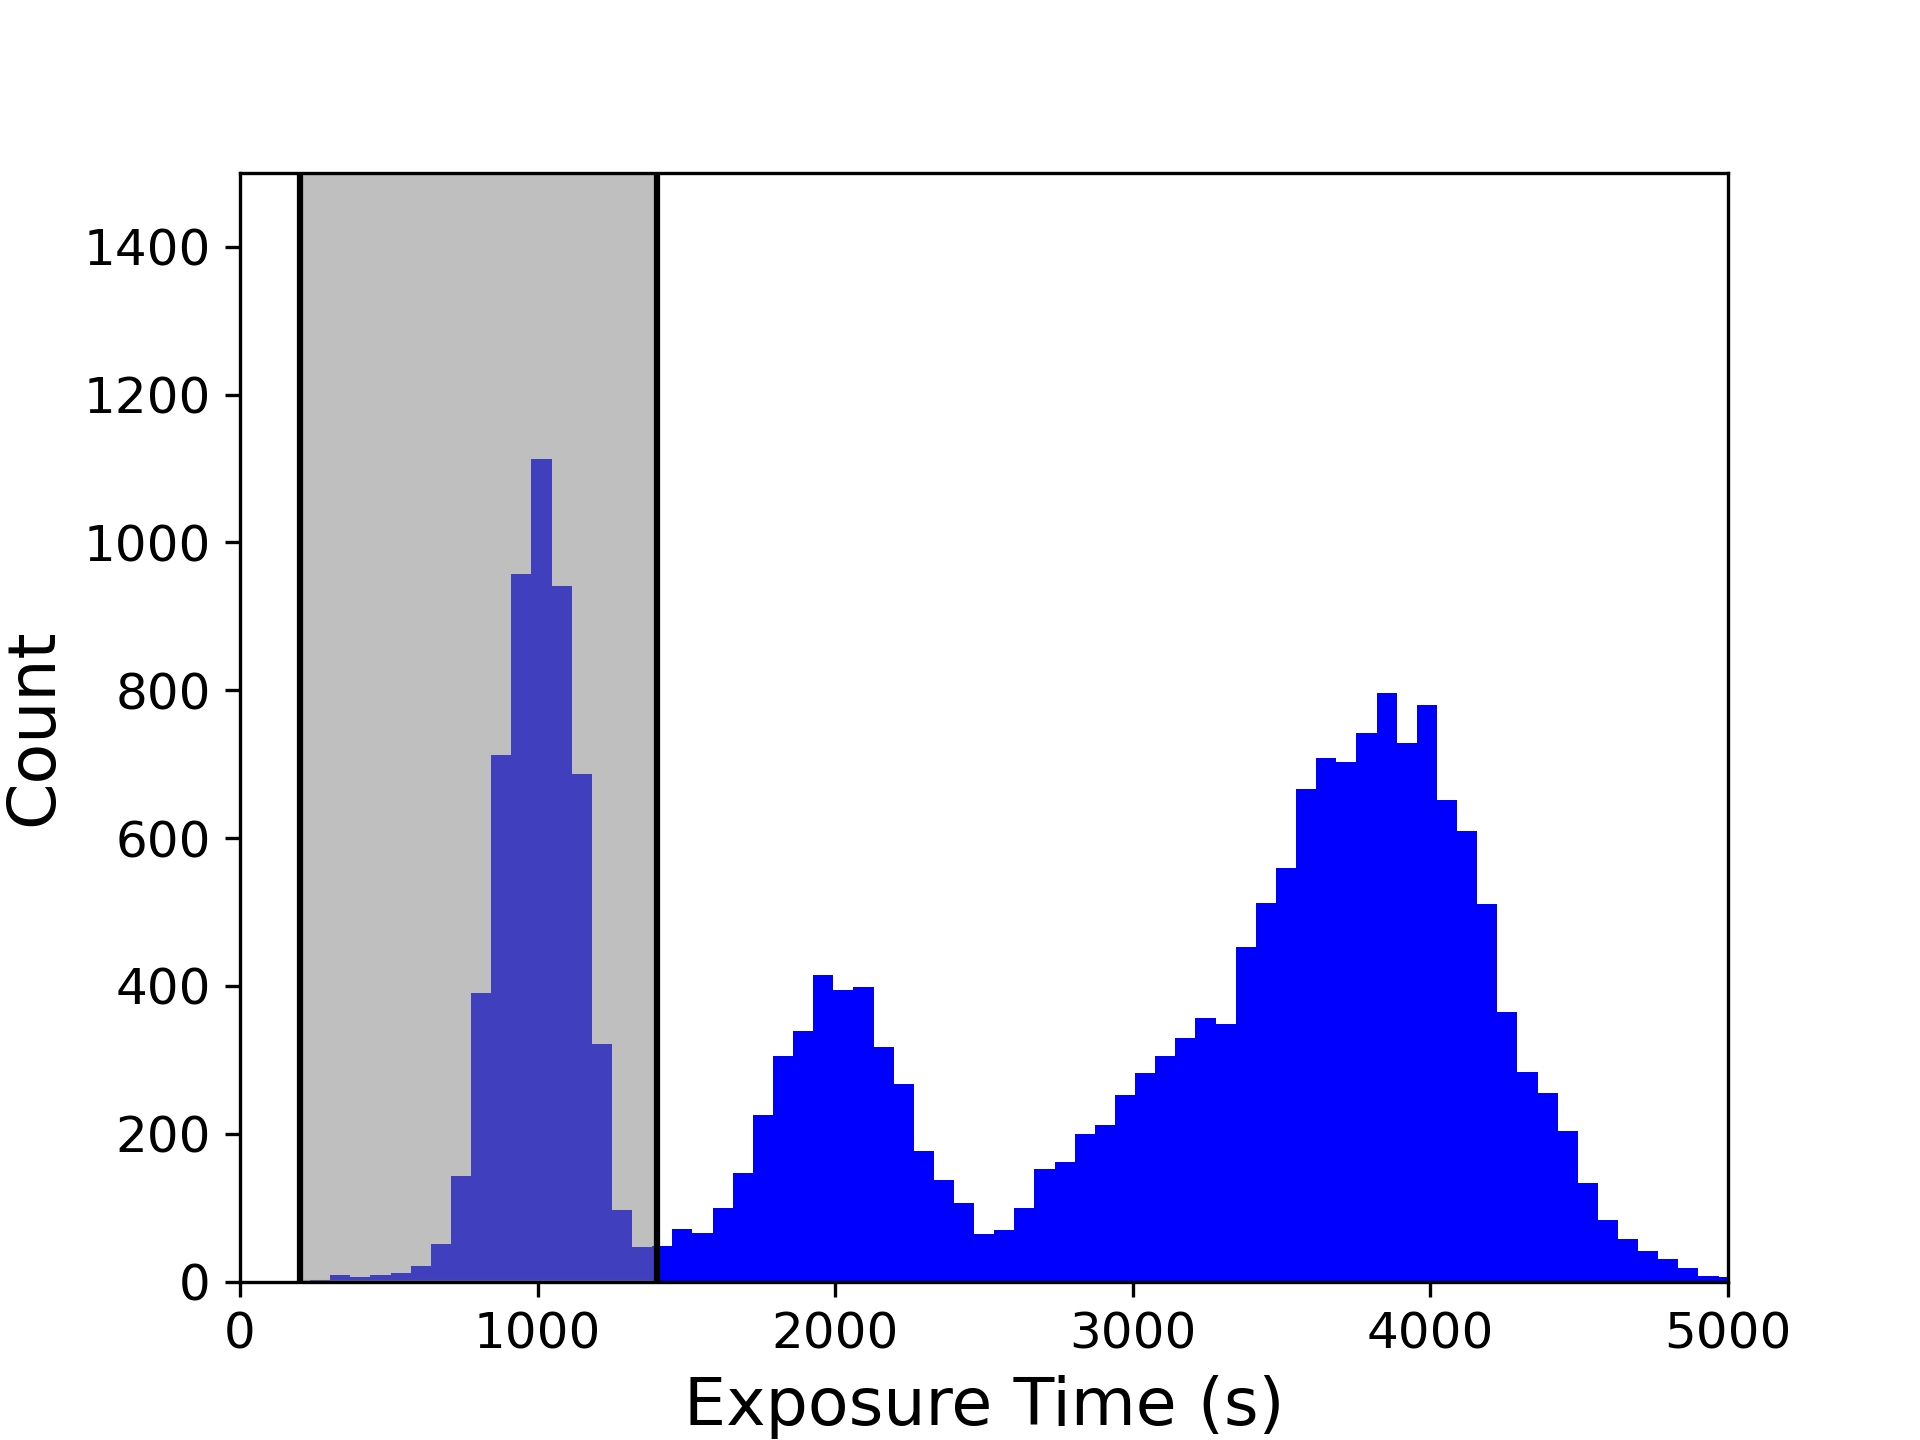

Python code for this plot:
#imports
import numpy as np
from matplotlib import pyplot as plt
from astropy import table

#load in catalogs 
dir_in = '/Users/yokisalcedo/Desktop/Emission-Line-Galaxy-Target-Selection/data/'   
dir_out = '/Users/yokisalcedo/Desktop/Emission-Line-Galaxy-Target-Selection/' # the directory where the output of this notebook will be stored
# Upload the main catalogue
hsc_cat = table.Table.read(dir_in+'HSC.fits',format='fits',hdu=1)

def flux_to_mag(flux):
    return -2.5*np.log10(flux*1e-9) + 8.90
# extinction corrected mags (extinction is negligible for XMM-LSS)
hsc_cat["i_mag"] = flux_to_mag(hsc_cat["i_cmodel_flux"])-hsc_cat["a_i"]
hsc_cat["r_mag"] = flux_to_mag(hsc_cat["r_cmodel_flux"])-hsc_cat["a_r"]
hsc_cat["z_mag"] = flux_to_mag(hsc_cat["z_cmodel_flux"])-hsc_cat["a_z"]
hsc_cat["g_mag"] = flux_to_mag(hsc_cat["g_cmodel_flux"])-hsc_cat["a_g"]
hsc_cat["y_mag"] = flux_to_mag(hsc_cat["y_cmodel_flux"])-hsc_cat["a_y"]


hsc_cat["i_fiber_mag"] = flux_to_mag(hsc_cat["i_fiber_flux"])-hsc_cat["a_i"]
hsc_cat["i_fiber_tot_mag"] = flux_to_mag(hsc_cat["i_fiber_tot_flux"])-hsc_cat["a_i"]
hsc_cat["g_fiber_mag"] = flux_to_mag(hsc_cat["g_fiber_flux"])-hsc_cat["a_g"]
hsc_cat["g_fiber_tot_mag"] = flux_to_mag(hsc_cat["g_fiber_tot_flux"])-hsc_cat["a_g"]
hsc_cat["r_fiber_mag"] = flux_to_mag(hsc_cat["r_fiber_flux"])-hsc_cat["a_r"]
hsc_cat["r_fiber_tot_mag"] = flux_to_mag(hsc_cat["r_fiber_tot_flux"])-hsc_cat["a_r"]
    


## Quality cuts
# valid I-band flux
mask = np.isfinite(hsc_cat["i_cmodel_flux"]) & (hsc_cat["i_cmodel_flux"]>0)
#cmodel fit not failed
mask &= (~hsc_cat["i_cmodel_flag"])
#General Failure Flag
mask &= (~hsc_cat["i_sdsscentroid_flag"])
mask &= np.isfinite(hsc_cat["g_cmodel_flux"]) & (hsc_cat["g_cmodel_flux"]>0)
#cmodel fit not failed
mask &= (~hsc_cat["g_cmodel_flag"])
#General Failure Flag
mask &= (~hsc_cat["g_sdsscentroid_flag"])
mask &= np.isfinite(hsc_cat["r_cmodel_flux"]) & (hsc_cat["r_cmodel_flux"]>0)
#cmodel fit not failed
mask &= (~hsc_cat["r_cmodel_flag"])
#General Failure Flag
mask &= (~hsc_cat["r_sdsscentroid_flag"])
mask &= np.isfinite(hsc_cat["y_cmodel_flux"]) & (hsc_cat["y_cmodel_flux"]>0)
#cmodel fit not failed
mask &= (~hsc_cat["y_cmodel_flag"])
#General Failure Flag
mask &= (~hsc_cat["y_sdsscentroid_flag"])
mask &= np.isfinite(hsc_cat["z_cmodel_flux"]) & (hsc_cat["z_cmodel_flux"]>0)
#cmodel fit not failed
mask &= (~hsc_cat["z_cmodel_flag"])
#General Failure Flag
mask &= (~hsc_cat["z_sdsscentroid_flag"])
hsc_cat = hsc_cat[mask]

#load in specz cataloges 
tert = table.Table.read('/Users/yokisalcedo/Desktop/Emission-Line-Galaxy-Target-Selection/data/all_elgs.fits',format='fits',hdu=1)

#masking 
elgmask = tert['TERTIARY_TARGET'] == 'ELG'
fiber_status = tert['COADD_FIBERSTATUS'] == 0 
exposure = tert['TSNR2_LRG']*12.15
tmask = exposure > 200
t_mask = np.logical_and.reduce((tmask, fiber_status, elgmask, tert['YSH']))

#Histogram showing the distribution of exposure times for objects that are elgs
fig, ax = plt.subplots()
plt.hist(exposure[tmask], bins = 400, color = 'blue')
plt.xlim(0, 5000)
plt.ylim(0, 1500)
plt.xlabel('Exposure Time (s)', fontsize = 16)
plt.ylabel('Count', fontsize = 16)
plt.axvline(x = 1400, c = 'black')
plt.axvline(x = 200, c = 'black')
ax.xaxis.set_tick_params(labelsize = 12)
ax.yaxis.set_tick_params(labelsize = 12)
xfill = np.linspace(200, 1400,100)
yfill1 = np.linspace(1500, 1500,100)
yfill2 = np.linspace(0,0, 100)
ax.fill_between(xfill,yfill1,yfill2, color = 'grey', alpha = 0.5)
plt.savefig('/Users/yokisalcedo/Desktop/Emission-Line-Galaxy-Target-Selection/script_figure/exposure_hist_200_1400', dpi = 300)
